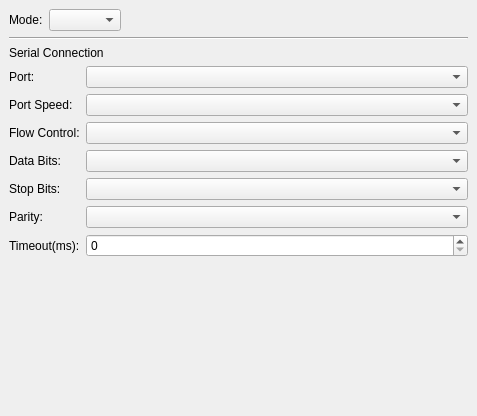
<?xml version="1.0" encoding="UTF-8"?>
<ui version="4.0">
 <class>GpsDisplayGadgetOptionsPage</class>
 <widget class="QWidget" name="GpsDisplayGadgetOptionsPage">
  <property name="geometry">
   <rect>
    <x>0</x>
    <y>0</y>
    <width>477</width>
    <height>416</height>
   </rect>
  </property>
  <property name="sizePolicy">
   <sizepolicy hsizetype="Expanding" vsizetype="Expanding">
    <horstretch>0</horstretch>
    <verstretch>0</verstretch>
   </sizepolicy>
  </property>
  <property name="windowTitle">
   <string>Form</string>
  </property>
  <layout class="QVBoxLayout" name="verticalLayout">
   <property name="margin">
    <number>0</number>
   </property>
   <item>
    <widget class="QScrollArea" name="scrollArea">
     <property name="frameShape">
      <enum>QFrame::NoFrame</enum>
     </property>
     <property name="frameShadow">
      <enum>QFrame::Plain</enum>
     </property>
     <property name="widgetResizable">
      <bool>true</bool>
     </property>
     <widget class="QWidget" name="scrollAreaWidgetContents">
      <property name="geometry">
       <rect>
        <x>0</x>
        <y>0</y>
        <width>477</width>
        <height>416</height>
       </rect>
      </property>
      <layout class="QGridLayout" name="gridLayout">
       <property name="margin">
        <number>0</number>
       </property>
       <item row="0" column="0">
        <widget class="QWidget" name="widget" native="true">
         <layout class="QVBoxLayout" name="verticalLayout_4">
          <item>
           <layout class="QHBoxLayout" name="horizontalLayout">
            <item>
             <widget class="QLabel" name="label">
              <property name="text">
               <string>Mode:</string>
              </property>
             </widget>
            </item>
            <item>
             <widget class="QComboBox" name="connectionMode"/>
            </item>
            <item>
             <spacer name="horizontalSpacer">
              <property name="orientation">
               <enum>Qt::Horizontal</enum>
              </property>
              <property name="sizeHint" stdset="0">
               <size>
                <width>40</width>
                <height>20</height>
               </size>
              </property>
             </spacer>
            </item>
           </layout>
          </item>
          <item>
           <widget class="Line" name="line">
            <property name="orientation">
             <enum>Qt::Horizontal</enum>
            </property>
           </widget>
          </item>
          <item>
           <widget class="QStackedWidget" name="stackedWidget">
            <property name="currentIndex">
             <number>0</number>
            </property>
            <widget class="QWidget" name="serialPage">
             <layout class="QVBoxLayout" name="verticalLayout_2" stretch="0,1">
              <property name="margin">
               <number>0</number>
              </property>
              <item>
               <widget class="QLabel" name="serialLabel">
                <property name="text">
                 <string>Serial Connection</string>
                </property>
               </widget>
              </item>
              <item>
               <layout class="QFormLayout" name="serialFormLayout">
                <item row="0" column="1">
                 <widget class="QComboBox" name="portComboBox"/>
                </item>
                <item row="1" column="1">
                 <widget class="QComboBox" name="portSpeedComboBox"/>
                </item>
                <item row="3" column="0">
                 <widget class="QLabel" name="dataBitsLabel">
                  <property name="text">
                   <string>Data Bits:</string>
                  </property>
                 </widget>
                </item>
                <item row="4" column="0">
                 <widget class="QLabel" name="stopBitsLabel">
                  <property name="text">
                   <string>Stop Bits:</string>
                  </property>
                 </widget>
                </item>
                <item row="5" column="0">
                 <widget class="QLabel" name="parityLabel">
                  <property name="text">
                   <string>Parity:</string>
                  </property>
                 </widget>
                </item>
                <item row="6" column="0">
                 <widget class="QLabel" name="timeoutLabel">
                  <property name="text">
                   <string>Timeout(ms):</string>
                  </property>
                 </widget>
                </item>
                <item row="2" column="1">
                 <widget class="QComboBox" name="flowControlComboBox"/>
                </item>
                <item row="3" column="1">
                 <widget class="QComboBox" name="dataBitsComboBox"/>
                </item>
                <item row="4" column="1">
                 <widget class="QComboBox" name="stopBitsComboBox"/>
                </item>
                <item row="0" column="0">
                 <widget class="QLabel" name="portLabel">
                  <property name="text">
                   <string>Port:</string>
                  </property>
                 </widget>
                </item>
                <item row="1" column="0">
                 <widget class="QLabel" name="portSpeedLabel">
                  <property name="text">
                   <string>Port Speed:</string>
                  </property>
                 </widget>
                </item>
                <item row="5" column="1">
                 <widget class="QComboBox" name="parityComboBox"/>
                </item>
                <item row="2" column="0">
                 <widget class="QLabel" name="flowControlLabel">
                  <property name="text">
                   <string>Flow Control:</string>
                  </property>
                 </widget>
                </item>
                <item row="6" column="1">
                 <widget class="QSpinBox" name="timeoutSpinBox">
                  <property name="maximum">
                   <number>100000</number>
                  </property>
                 </widget>
                </item>
               </layout>
              </item>
             </layout>
            </widget>
            <widget class="QWidget" name="ipPage">
             <layout class="QVBoxLayout" name="verticalLayout_3" stretch="0,1">
              <property name="margin">
               <number>0</number>
              </property>
              <item>
               <widget class="QLabel" name="ipLabel">
                <property name="text">
                 <string>IP Connection</string>
                </property>
               </widget>
              </item>
              <item>
               <layout class="QFormLayout" name="ipFormLayout">
                <item row="0" column="0">
                 <widget class="QLabel" name="ipHostLabel">
                  <property name="text">
                   <string>Host</string>
                  </property>
                 </widget>
                </item>
                <item row="0" column="1">
                 <widget class="QLineEdit" name="ipHostLineEdit"/>
                </item>
                <item row="1" column="0">
                 <widget class="QLabel" name="ipPortLabel">
                  <property name="text">
                   <string>Port</string>
                  </property>
                 </widget>
                </item>
                <item row="1" column="1">
                 <widget class="QLineEdit" name="ipPortLineEdit"/>
                </item>
               </layout>
              </item>
             </layout>
            </widget>
            <widget class="QWidget" name="telemetryPage">
             <layout class="QVBoxLayout" name="verticalLayout_5">
              <property name="margin">
               <number>0</number>
              </property>
              <item>
               <widget class="QLabel" name="telemetryLabel">
                <property name="text">
                 <string>Telemetry</string>
                </property>
               </widget>
              </item>
              <item>
               <spacer name="verticalSpacer">
                <property name="orientation">
                 <enum>Qt::Vertical</enum>
                </property>
                <property name="sizeHint" stdset="0">
                 <size>
                  <width>20</width>
                  <height>276</height>
                 </size>
                </property>
               </spacer>
              </item>
             </layout>
            </widget>
           </widget>
          </item>
         </layout>
        </widget>
       </item>
      </layout>
     </widget>
    </widget>
   </item>
  </layout>
 </widget>
 <resources/>
 <connections>
  <connection>
   <sender>connectionMode</sender>
   <signal>currentIndexChanged(int)</signal>
   <receiver>stackedWidget</receiver>
   <slot>setCurrentIndex(int)</slot>
   <hints>
    <hint type="sourcelabel">
     <x>77</x>
     <y>16</y>
    </hint>
    <hint type="destinationlabel">
     <x>293</x>
     <y>194</y>
    </hint>
   </hints>
  </connection>
 </connections>
</ui>
